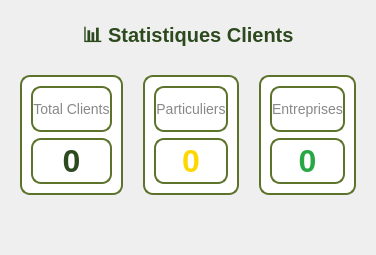
          <widget class="QWidget" name="clientStatsTab">
           <attribute name="title">
            <string>Statistiques</string>
           </attribute>
           <layout class="QVBoxLayout" name="tab2LayoutClient">
            <property name="spacing">
             <number>20</number>
            </property>
            <property name="margin" stdset="0">
             <number>20</number>
            </property>
            <item>
             <widget class="QLabel" name="statsLabelClient">
              <property name="styleSheet">
               <string>font-size: 20px; color: #2d4a1f; font-weight: bold;</string>
              </property>
              <property name="text">
               <string>📊 Statistiques Clients</string>
              </property>
              <property name="alignment">
               <set>Qt::AlignmentFlag::AlignCenter</set>
              </property>
             </widget>
            </item>
            <item>
             <layout class="QHBoxLayout" name="statsCardsLayoutClient">
              <item>
               <widget class="QFrame" name="cardTotalClients">
                <property name="minimumSize">
                 <size>
                  <width>0</width>
                  <height>120</height>
                 </size>
                </property>
                <property name="styleSheet">
                 <string>background: white; border: 2px solid #5d732c; border-radius: 10px;</string>
                </property>
                <layout class="QVBoxLayout">
                 <item>
                  <widget class="QLabel" name="labelTotalClients">
                   <property name="styleSheet">
                    <string>font-size: 14px; color: #888;</string>
                   </property>
                   <property name="text">
                    <string>Total Clients</string>
                   </property>
                   <property name="alignment">
                    <set>Qt::AlignmentFlag::AlignCenter</set>
                   </property>
                  </widget>
                 </item>
                 <item>
                  <widget class="QLabel" name="valueTotalClients">
                   <property name="styleSheet">
                    <string>font-size: 32px; color: #2d4a1f; font-weight: bold;</string>
                   </property>
                   <property name="text">
                    <string>0</string>
                   </property>
                   <property name="alignment">
                    <set>Qt::AlignmentFlag::AlignCenter</set>
                   </property>
                  </widget>
                 </item>
                </layout>
               </widget>
              </item>
              <item>
               <widget class="QFrame" name="cardParticuliers">
                <property name="minimumSize">
                 <size>
                  <width>0</width>
                  <height>120</height>
                 </size>
                </property>
                <property name="styleSheet">
                 <string>background: white; border: 2px solid #5d732c; border-radius: 10px;</string>
                </property>
                <layout class="QVBoxLayout">
                 <item>
                  <widget class="QLabel" name="labelParticuliers">
                   <property name="styleSheet">
                    <string>font-size: 14px; color: #888;</string>
                   </property>
                   <property name="text">
                    <string>Particuliers</string>
                   </property>
                   <property name="alignment">
                    <set>Qt::AlignmentFlag::AlignCenter</set>
                   </property>
                  </widget>
                 </item>
                 <item>
                  <widget class="QLabel" name="valueParticuliers">
                   <property name="styleSheet">
                    <string>font-size: 32px; color: #ffd700; font-weight: bold;</string>
                   </property>
                   <property name="text">
                    <string>0</string>
                   </property>
                   <property name="alignment">
                    <set>Qt::AlignmentFlag::AlignCenter</set>
                   </property>
                  </widget>
                 </item>
                </layout>
               </widget>
              </item>
              <item>
               <widget class="QFrame" name="cardEntreprises">
                <property name="minimumSize">
                 <size>
                  <width>0</width>
                  <height>120</height>
                 </size>
                </property>
                <property name="styleSheet">
                 <string>background: white; border: 2px solid #5d732c; border-radius: 10px;</string>
                </property>
                <layout class="QVBoxLayout">
                 <item>
                  <widget class="QLabel" name="labelEntreprises">
                   <property name="styleSheet">
                    <string>font-size: 14px; color: #888;</string>
                   </property>
                   <property name="text">
                    <string>Entreprises</string>
                   </property>
                   <property name="alignment">
                    <set>Qt::AlignmentFlag::AlignCenter</set>
                   </property>
                  </widget>
                 </item>
                 <item>
                  <widget class="QLabel" name="valueEntreprises">
                   <property name="styleSheet">
                    <string>font-size: 32px; color: #28a745; font-weight: bold;</string>
                   </property>
                   <property name="text">
                    <string>0</string>
                   </property>
                   <property name="alignment">
                    <set>Qt::AlignmentFlag::AlignCenter</set>
                   </property>
                  </widget>
                 </item>
                </layout>
               </widget>
              </item>
             </layout>
            </item>
            <item>
             <spacer>
              <property name="orientation">
               <enum>Qt::Orientation::Vertical</enum>
              </property>
              <property name="sizeHint" stdset="0">
               <size>
                <width>20</width>
                <height>40</height>
               </size>
              </property>
             </spacer>
            </item>
           </layout>
          </widget>
